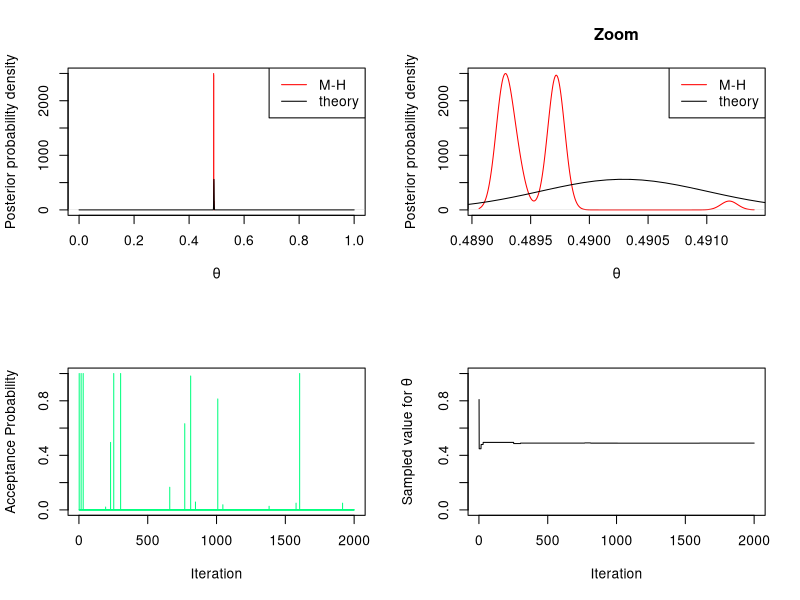
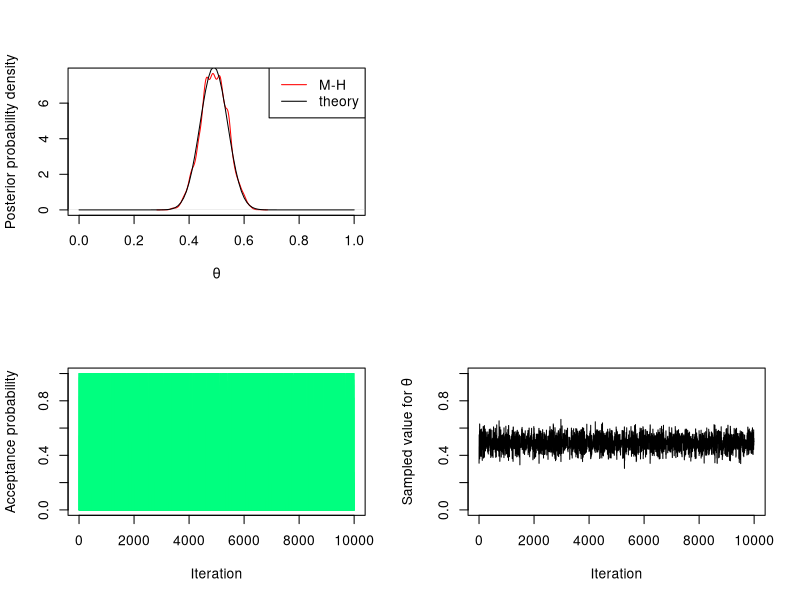
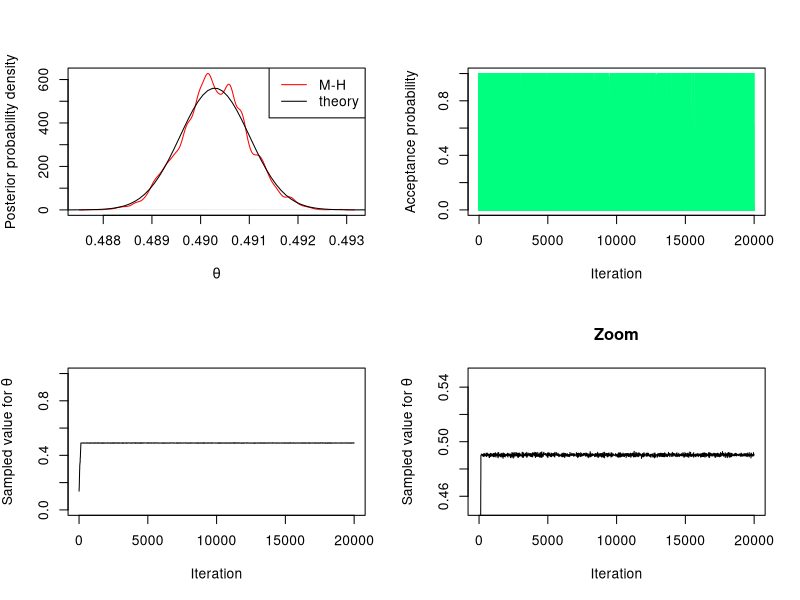

These charts were generated, in order, by the following R code:
## ---- chunk 1
knitr::opts_chunk$set(tidy = TRUE, message = FALSE, cache=FALSE)
## ---- chunk 2
     post_num_hist <- function(theta, log = FALSE) {
       
       n <- 493472 # the data
       S <- 241945 # the data
       
       if (log) {
         num <- S * log(theta) + (n - S) * log(1 - theta) # the **log** numerator of the posterior
       } else {
         num <- theta^S * (1 - theta)^(n - S) # the numerator of the posterior
       }
       return(num) # the output of the function
     }
     
     post_num_hist(0.2, log=FALSE)
     post_num_hist(0.6, log=FALSE)
     post_num_hist(0.2, log=TRUE)
     post_num_hist(0.6, log=TRUE)
## ---- chunk 3
     myMH <- function(niter, post_num){
       x_save <- numeric(length = niter) #create a vector of 0s of length niter to store the sampled values
       alpha <- numeric(length = niter) #create a vector of 0s of length niter to store the acceptance probabilities
       # initialise x0
       x <- runif(n = 1, min = 0, max = 1)
       # accpetance-rejection loop
       for(t in 1:niter){
         # sample y from the proposal (here uniform prior)
         y <- runif(n = 1, min = 0, max = 1)
         #compute the acceptance-rejection probability
         alpha[t] <- min(1, exp(post_num(y, log = TRUE) -
                           post_num(x, log = TRUE)))
         #accept or reject
          u <- runif(1)
          if(u <= alpha[t]){
            x_save[t] <- y
          }else{
            x_save[t] <- x
          }
          #update the current value
          x <- x_save[t]
       }
       return(list(theta = x_save, alpha = alpha))
     }
## ---- chunk 4
      sampleMH <- myMH(2000, post_num = post_num_hist)
      
      par(mfrow=c(2,2))
      plot(density(sampleMH$theta[-c(1:500)]), col = "red", xlim = c(0,1),
           ylab = "Posterior probability density", 
           xlab = expression(theta), main = "")
      curve(dbeta(x, 241945 + 1, 251527 + 1), from = 0, to = 1, n = 10000, add = TRUE)
      legend("topright", c("M-H", "theory"), col = c("red", "black"), lty=1)
      
      plot(density(sampleMH$theta[-c(1:500)]), col = "red",
           ylab = "Posterior probability density", xlab = expression(theta), 
           main = "Zoom")
      curve(dbeta(x, 241945 + 1, 251527 + 1), from = 0, to = 1, n = 10000, add = TRUE)
      legend("topright", c("M-H", "theory"), col=c("red", "black"), lty = 1)
      
      plot(sampleMH$alpha, type = "h", xlab = "Iteration", 
           ylab = "Acceptance Probability", ylim = c(0,1), col = "springgreen")
      plot(sampleMH$theta, type = "l", xlab = "Iteration", 
           ylab = expression(paste("Sampled value for ", theta)), ylim = c(0,1))
## ---- chunk 5
      post_num_beta <- function(theta, a = 3, b = 3, log = TRUE) {
  
        n <- 100 #number of trials (births)
        S <- 49  #number of success (feminine births)
  
        if (log) {
          num <- (a + S - 1) * (log(theta)) + (b + n - S - 1) * log(1 - theta)
        } else {
          num <- theta^(a + S - 1) * (1 - theta)^(b + n - S - 1)
        }
        return(num)
      }
      
      myMH_betaprior <- function(niter, post_num, a = 3, b = 3) {
  
        x_save <- numeric(length = niter) # create a vector of 0s of length niter to store the sampled values
        alpha <- numeric(length = niter) # create a vector of 0s of length niter to store the acceptance probabilities
    
        # initialise x
        x <- runif(n = 1, min = 0, max = 1)
        
        # acceptance-rejection loop
        for (t in 1:niter) {
        
          # sample a value from the proposal (beta prior)
          y <- rbeta(n = 1, a, b)
        
          # compute acceptance-rejection probability
          alpha[t] <- min(1, exp(post_num(y, a = a, b = b, log = TRUE) - 
                               post_num(x, a = a, b = b, log = TRUE) + 
                               dbeta(x, a, b, log = TRUE) - dbeta(y, a, b, log=TRUE)))
          # acceptance-rejection step
          u <- runif(1)
          if (u <= alpha[t]) {
            x <- y  # acceptance of y as new current value
          }
          # saving the current value of x
          x_save[t] <- x
        }
        return(list("theta" = x_save, "alpha" = alpha))
      }

      sampleMH <- myMH_betaprior(10000, post_num = post_num_beta)
      
      
      par(mfrow=c(2,2))
      plot(density(sampleMH$theta[-c(1:500)]), col = "red", xlim = c(0,1),
           ylab = "Posterior probability density", 
           xlab = expression(theta), main = "")
      curve(dbeta(x, 49 + 1, 51+1), from = 0, to = 1, add = TRUE)
      legend("topright", c("M-H", "theory"), col = c("red", "black"), lty = 1)
      plot.new()
      plot(sampleMH$alpha, type = "h", xlab = "Iteration", 
           ylab = "Acceptance probability", ylim = c(0,1), col = "springgreen")
      plot(sampleMH$theta, type = "l", xlab = "Iteration", 
           ylab = expression(paste("Sampled value for ", theta)), ylim = c(0,1))
## ---- chunk 6
      post_num_beta_hist <- function(theta, a = 3, b = 3, log = TRUE){
        
        n <- 493472 #number of trials (births)
        S <- 241945 #number of success (feminine births)
        
        if(log){
          num <- (a + S - 1) * log(theta) + (b + n - S - 1) * log(1-theta)
        }else{
          num <- theta^(a + S - 1) * (1-theta)^(b + n - S - 1)
        }
        return(num)
      }
      
      myMH_betaprior_randomwalk <- function(niter, post_num, a=3, b=3){
        
        x_save <- numeric(length = niter) # create a vector of 0s of length niter to store the sampled values
        alpha <- numeric(length = niter) # create a vector of 0s of length niter to store the acceptance probabilities
        
        #initialise x0
        x <- runif(n = 1, min = 0, max = 1)
        
        # acceptance-rejection loop
        for(t in 1:niter){
          # sample a value from the proposal  (random walk)
          y <- x + runif(1, -0.01, 0.01)
        
          # compute acceptance-rejection probability
          alpha[t] <- min(1, exp(post_num(y, a=a, b=b, log=TRUE) - 
                                 post_num(x, a=a, b=b, log=TRUE)))
        
          # acceptance-rejection step
          u <- runif(1)
          if(u <= alpha[t]){
            x <- y # accept y and update current value
          }
          
          # save current value
          x_save[t] <- x
        }
        
        return(list("theta" = x_save, "alpha" = alpha))
      }
      
      sampleMH <- myMH_betaprior_randomwalk(20000, post_num = post_num_beta_hist)
      
      
      par(mfrow=c(2,2))
      plot(density(sampleMH$theta[-c(1:1000)]), col = "red",
           ylab = "Posterior probability density", 
           xlab=expression(theta), main = "")
      curve(dbeta(x, 241945 + 1, 251527+1), from = 0, to = 1, n = 10000, add = TRUE)
      legend("topright", c("M-H", "theory"), col = c("red", "black"), lty = 1)
      plot(sampleMH$alpha, type = "h", xlab = "Iteration", 
           ylab = "Acceptance probability", ylim = c(0,1), col = "springgreen")
      plot(sampleMH$theta, type="l", xlab = "Iteration", 
           ylab = expression(paste("Sampled value for ", theta)), ylim = c(0,1))
      plot(sampleMH$theta, type="l", xlab = "Iteration", main = "Zoom",
           ylab = expression(paste("Sampled value for ", theta)), ylim = c(0.45, 0.55))
